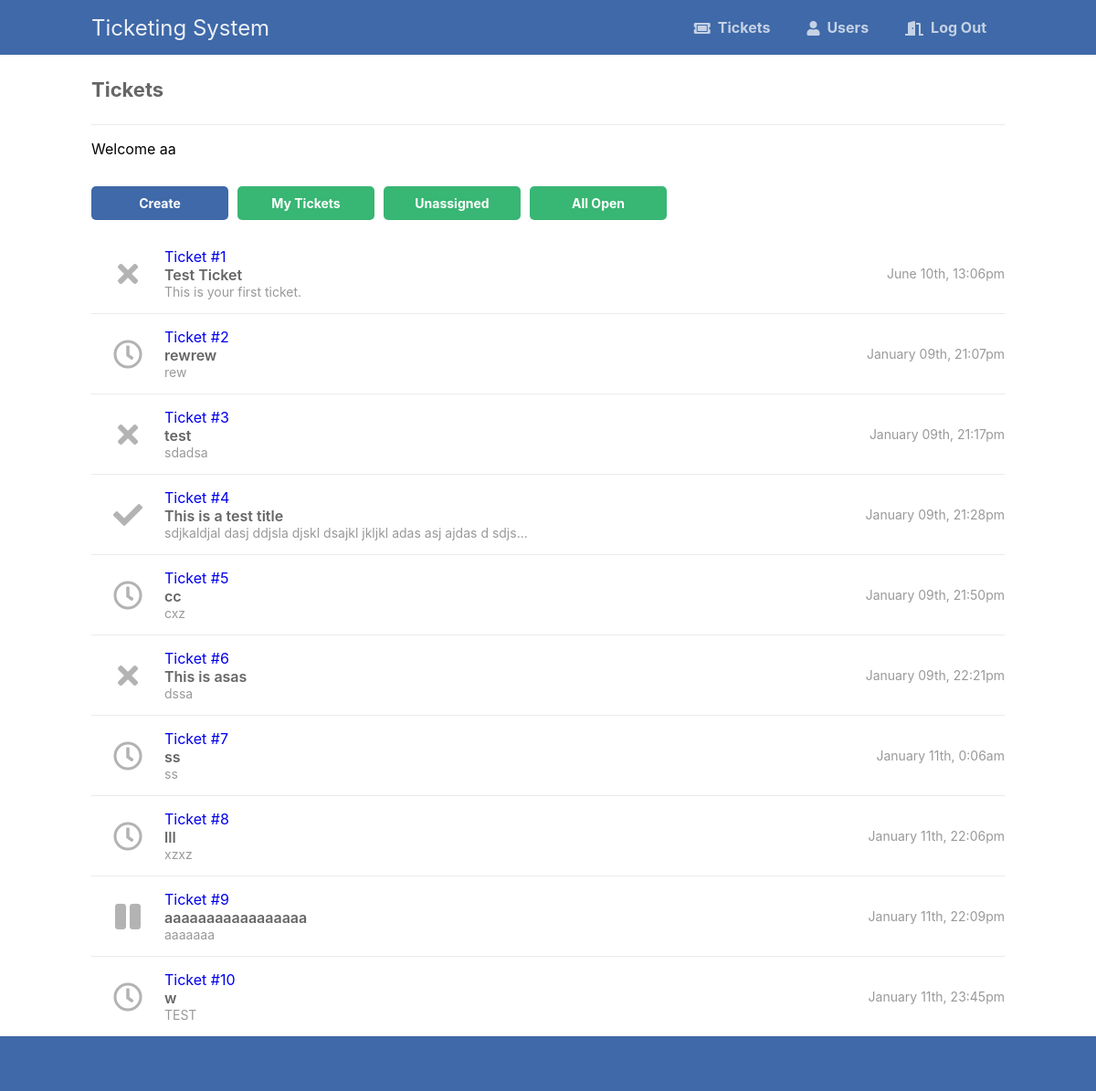
The app's page /admin/index.php?vtickets=unassigned (signed in) with its own data.
### tables this page shows
CREATE TABLE `tickets` (
  `id` int(11) NOT NULL,
  `title` varchar(255) NOT NULL,
  `msg` text NOT NULL,
  `email` varchar(255) DEFAULT NULL,
  `created` datetime NOT NULL DEFAULT current_timestamp(),
  `status` enum('open','closed','resolved','hold') NOT NULL DEFAULT 'open',
  `assigned` varchar(50) DEFAULT NULL
);

### admin/index.php (the view, shortened to what this page needs)
<?php
include '../inc/functions.php';
$username = "";
$cookie_name = "Tickets";
if(!isset($_COOKIE[$cookie_name])) {
  header('Location: login.php');
} else {
	$username = $_COOKIE[$cookie_name];
}
$pdo = pdo_connect_mysql();
if(isset($_GET['vtickets']))
{
	if($_GET['vtickets']=="unassigned")
	{
		$ll = 'SELECT * FROM `tickets` WHERE `assigned` is null; ';
	}
}
else
{
$ll = 'SELECT * FROM tickets WHERE status = "open" OR status = "hold"';
}
$stmt = $pdo->prepare($ll);
$stmt->execute();
$tickets = $stmt->fetchAll(PDO::FETCH_ASSOC);
?>
<?=template_header('Tickets')?>
<div class="content home">
	<h2>Tickets</h2>
	<p>Welcome <?php echo($username); ?> </p>
	<div class="btns">
		<a href="create.php" class="btn blue">Create</a>
		<a href="index.php?vtickets=mytickets" class="btn">My Tickets</a>
		<a href="index.php?vtickets=unassigned" class="btn">Unassigned</a>
		<a href="index.php?vtickets=allopen" class="btn">All Open</a>
	</div>
	<div class="tickets-list">
		<?php foreach ($tickets as $ticket): ?>
		<a href="view.php?id=<?=$ticket['id']?>" class="ticket">
			<span class="con">
				<?php if ($ticket['status'] == 'open'): ?>
				<i class="far fa-clock fa-2x"></i>
				<?php elseif ($ticket['status'] == 'resolved'): ?>
				<i class="fas fa-check fa-2x"></i>
				<?php elseif ($ticket['status'] == 'closed'): ?>
				<i class="fas fa-times fa-2x"></i>
				<?php elseif ($ticket['status'] == 'hold'): ?>
				<i class="fas fa-pause fa-2x"></i>
				<?php endif; ?>
			</span>
			<span class="con">
			    <span class="id">Ticket #<?=htmlspecialchars($ticket['id'], ENT_QUOTES)?></span>
				<span class="title"><?=htmlspecialchars($ticket['title'], ENT_QUOTES)?></span>
				<span class="msg"><?=htmlspecialchars($ticket['msg'], ENT_QUOTES)?></span>
			</span>
			<span class="con created"><?=date('F dS, G:ia', strtotime($ticket['created']))?></span>
		</a>
		<?php endforeach; ?>
	</div>
</div>
<?=template_footer()?>

### admin/style.css (style rules this page uses)
* { box-sizing: border-box; font-family: -apple-system, BlinkMacSystemFont, "segoe ui", roboto, oxygen, ubuntu, cantarell, "fira sans", "droid sans", "helvetica neue", Arial, sans-serif; font-size: 16px; -webkit-font-smoothing: antialiased; -moz-osx-font-smoothing: grayscale; }
body { background-color: #FFFFFF; margin: 0; }
.content { width: 1000px; margin: 0 auto; }
.content h2 { margin: 0; padding: 25px 0; font-size: 22px; border-bottom: 1px solid #ebebeb; color: #666666; }
.btns { display: flex; }
.btns .btn { display: inline-block; text-decoration: none; background-color: #38b673; font-weight: bold; font-size: 14px; border-radius: 5px; color: #FFFFFF; padding: 10px 15px; margin: 15px 10px 15px 0; width: 150px; text-align: center; }
.btns .btn.blue { background-color: #3f69a8; display: block; width: 150px; text-align: center; }
.home .tickets-list { display: flex; flex-flow: column; }
.home .tickets-list .ticket { padding: 15px 0; width: 100%; border-bottom: 1px solid #ebebeb; display: flex; text-decoration: none; }
.home .tickets-list .ticket .con { display: flex; justify-content: center; flex-flow: column; }
.home .tickets-list .ticket i { text-align: center; width: 80px; color: #b3b3b3; }
.home .tickets-list .ticket .title { font-weight: 600; color: #666666; }
.home .tickets-list .ticket .msg { overflow: hidden; white-space: nowrap; text-overflow: ellipsis; max-width: 400px; color: #999999; font-size: 14px; }
.home .tickets-list .ticket .created { flex-grow: 1; align-items: flex-end; color: #999999; font-size: 14px; }
.home .tickets-list .ticket:last-child { border-bottom: 0; }

### records on screen
tickets: status "closed" (drawn), id "1", title "Test Ticket", msg "This is your first ticket.", created "June 10th, 13:06pm"
tickets: status "open" (drawn), id "2", title "rewrew", msg "rew", created "January 09th, 21:07pm"
tickets: status "closed" (drawn), id "3", title "test", msg "sdadsa", created "January 09th, 21:17pm"
tickets: status "resolved" (drawn), id "4", title "This is a test title", msg "sdjkaldjal dasj ddjsla djskl dsajkl jkljkl adas asj ajdas d sdjs…", created "January 09th, 21:28pm"
tickets: status "open" (drawn), id "5", title "cc", msg "cxz", created "January 09th, 21:50pm"
tickets: status "closed" (drawn), id "6", title "This is asas", msg "dssa", created "January 09th, 22:21pm"
tickets: status "open" (drawn), id "7", title "ss", msg "ss", created "January 11th, 0:06am"
tickets: status "open" (drawn), id "8", title "lll", msg "xzxz", created "January 11th, 22:06pm"
tickets: status "hold" (drawn), id "9", title "aaaaaaaaaaaaaaaaa", msg "aaaaaaa", created "January 11th, 22:09pm"
tickets: status "open" (drawn), id "10", title "w", msg "TEST", created "January 11th, 23:45pm"

### other values on screen
$username "aa"
